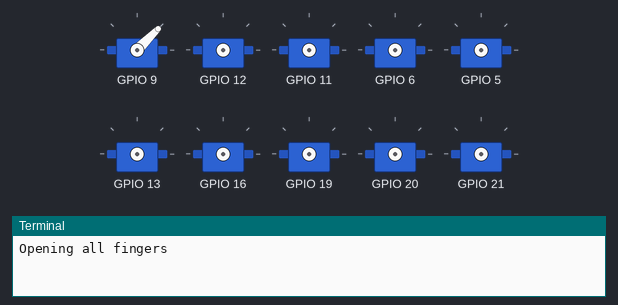
This program was run on a simulated Raspberry Pi (BCM pin numbers). Parts: 10 × servo, the last lines printed to the terminal. Servo angles are drawn from the pulse width (0.5 ms = 0°, 2.5 ms = 180°).

Above: at 0.15 s.
At 3.82 s:
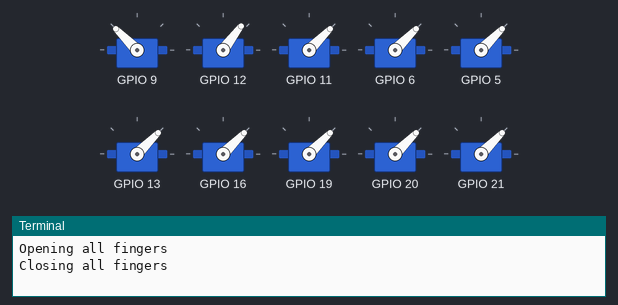
At 7.97 s:
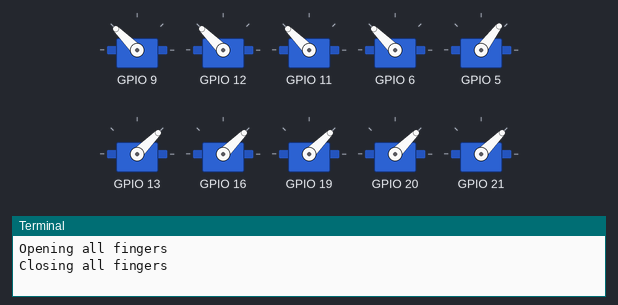
At 16.2 s:
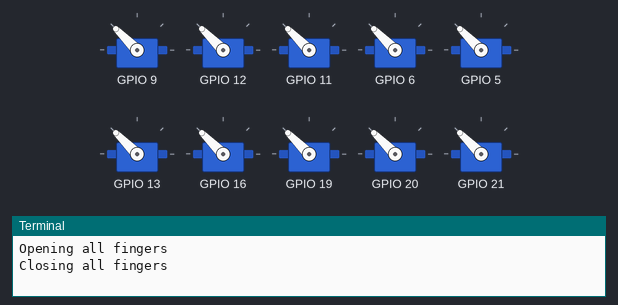
At 28.3 s:
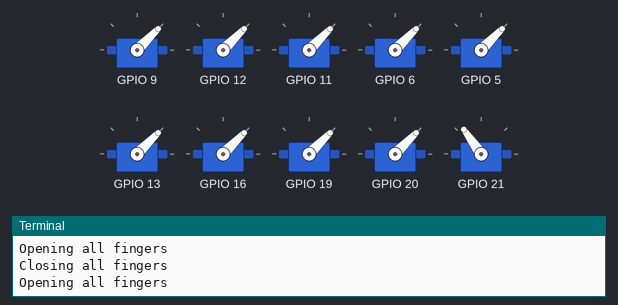
At 39.72 s:
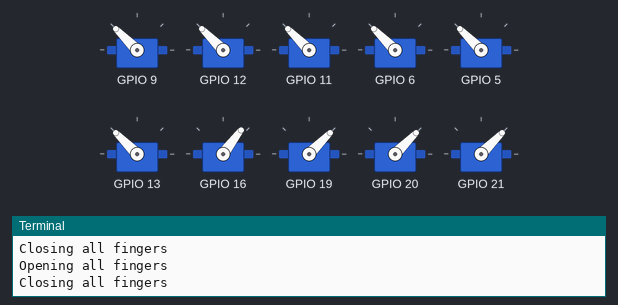
Timing chart, 0 to 40.0 s (numbered marks = the images above):
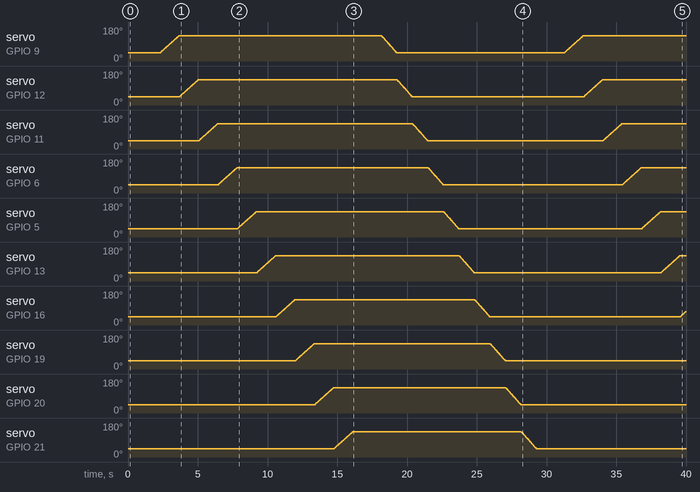

The program:

servo_test10.py
```python
import pigpio
import time

# Setup pigpio
pi = pigpio.pi()

if not pi.connected:
    print("Failed to connect to pigpio daemon!")
    exit()

# Define your Servo class
class Servo:
    def __init__(self, pin):
        self.pin = pin
        pi.set_mode(pin, pigpio.OUTPUT)
        self.current_angle = 0

    def angle_to_pulse(self, angle):
        # Convert angle to pulse width (1000 - 2000 µs for 0° - 180°)
        return 1000 + (angle * 1000 / 180)

    def write(self, angle):
        pulsewidth = self.angle_to_pulse(angle)
        pi.set_servo_pulsewidth(self.pin, pulsewidth)
        self.current_angle = angle
        time.sleep(0.02)

    def read(self):
        return self.current_angle

    def stop(self):
        pi.set_servo_pulsewidth(self.pin, 0)  # Stops the servo

# Assign GPIO pins for each finger
# Adjust pin numbers based on your actual wiring
leftHandPins = {
    "thumb": 9,
    "index": 12,
    "middle": 11,
    "ring": 6,
    "pinky": 5
}

rightHandPins = {
    "thumb": 13,
    "index": 16,
    "middle": 19,
    "ring": 20,
    "pinky": 21
}

# Create servo instances for both hands
leftHandServos = {finger: Servo(pin) for finger, pin in leftHandPins.items()}
rightHandServos = {finger: Servo(pin) for finger, pin in rightHandPins.items()}

# Constants
smoothDelay = 0.01
OPEN = 0
CLOSED = 180
HALF_CLOSED = 90
RELAXED = 45

# Smooth movement function
def smooth_move(servo, target, delay_time):
    current = servo.read()
    if current < target:
        for pos in range(current, target + 1, 4):
            servo.write(pos)
            time.sleep(delay_time)
    else:
        for pos in range(current, target - 1, -5):
            servo.write(pos)
            time.sleep(delay_time)

# Combined hand actions
def openAllFingers():
    print("Opening all fingers")
    for servo in list(leftHandServos.values()) + list(rightHandServos.values()):
        smooth_move(servo, OPEN, smoothDelay)

def closeAllFingers():
    print("Closing all fingers")
    for servo in list(leftHandServos.values()) + list(rightHandServos.values()):
        smooth_move(servo, CLOSED, smoothDelay)

# Add more gestures as needed...

try:
    while True:
        openAllFingers()
        time.sleep(2)
        closeAllFingers()
        time.sleep(2)

except KeyboardInterrupt:
    print("Exiting gracefully...")
    for servo in list(leftHandServos.values()) + list(rightHandServos.values()):
        servo.stop()
    pi.stop()
```

Measured:
- by itself, servo on GPIO 19: rises from 45° to 135° in 1.3 s, then falls to 45° in 13.7 s
- by itself, servo on GPIO 20: rises from 45° to 135° in 1.3 s, then falls to 45° in 13.4 s
- by itself, servo on GPIO 21: rises from 45° to 135° in 1.3 s, then falls to 45° in 13.1 s
